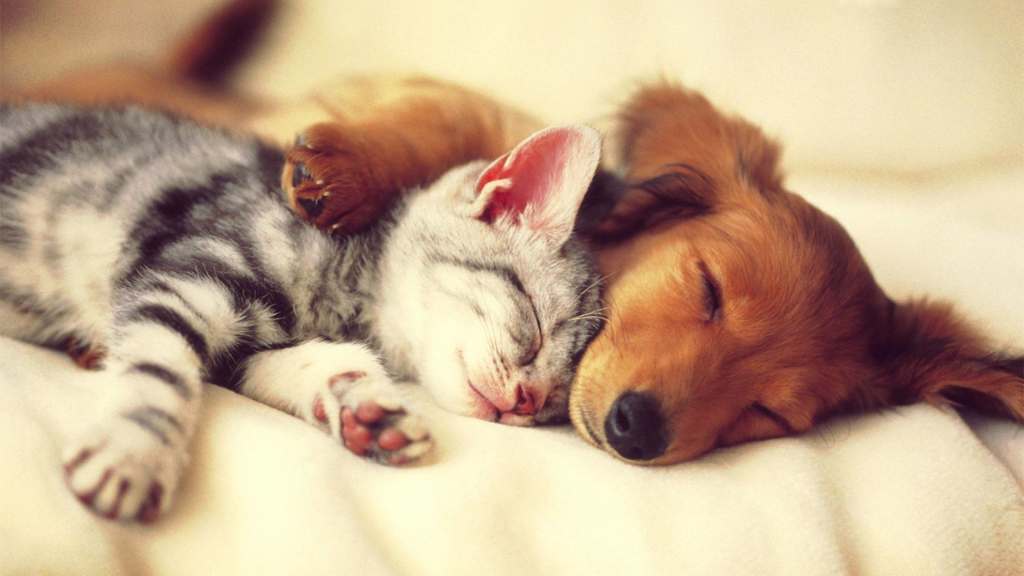
#> input picture image/0302.jpg, 2048 x 1152 px, found by its file name (shown at 1/2 size)
$ jupyter execute Code03.ipynb
#> lines starting #> are read from the running program, lines starting #| are printed output that depends on the picture
<a href="https://colab.research.google.com/github/tackulus/204383/blob/main/Code03.ipynb" target="_parent"></a>

# **03 Histogram Equalization**

> **204383 Image Processing**

---

> **Kasidis Torcharoen (610510531)** \\
**Kittisak Thammawong (610510611)**

[cell 1]
import numpy as np
import cv2 as cv
from google.colab.patches import cv2_imshow
from skimage import io
import matplotlib.pylab as plt

[cell 2]
url = "/content/0302.jpg"

image = io.imread(url)
#> image is the input picture: shape (1152, 2048, 3); mean R, G, B 196.4, 169.2, 140.5
image = cv.resize(image, (512, 288))
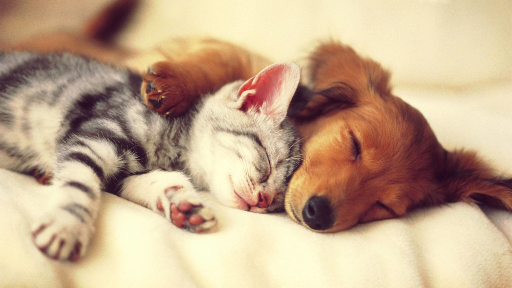
#> image: shape (288, 512, 3); mean R, G, B 196.6, 169.3, 140.6
image = cv.cvtColor(image, cv.COLOR_BGR2RGB)

## **Method 1 : Independent channel equalization.**

---

[cell 3]
def histeq1(im):
    """ Independent channel equalization  """

    saved_lst = []
    im_new = np.array(im)
    for c in range(3):

        # image's channel
        channel = np.array(im_new[:,:,c])

        # histogram
        imhist, bins = np.histogram(channel.flatten(), bins=256, range=(0,256))

        # cumulative distribution function
        # cumulative histogram
        cdf = imhist.cumsum()

        # normalized cumulative histogram
        masked = np.ma.masked_equal(cdf,0)
        normalized = 255 * ( masked - masked.min() ) / ( masked.max() - masked.min() )
        normalized = np.ma.filled(normalized, 0).astype("uint8")

        adjusted = np.array(normalized[channel])
        im_new[:,:,c] = adjusted
        saved_lst.append([channel, adjusted])
#> this loop made 3 passes
#> pass 1, in histeq1, `channel = np.array(im_new[:,:,c])`:
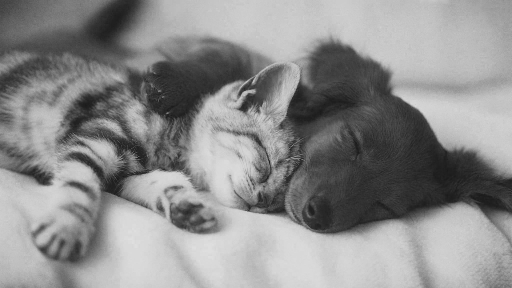
#> channel: shape (288, 512); min 25, max 223, mean 140.6
#> pass 1, in histeq1, `adjusted = np.array(normalized[channel])`:
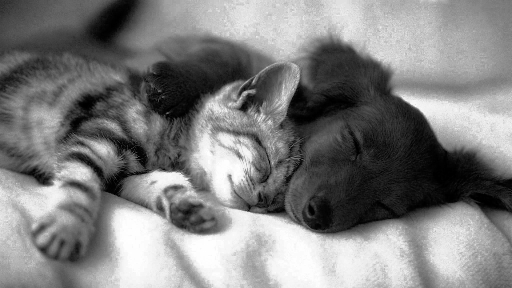
#> adjusted: shape (288, 512); min 0, max 255, mean 127.9
#> after the loop:
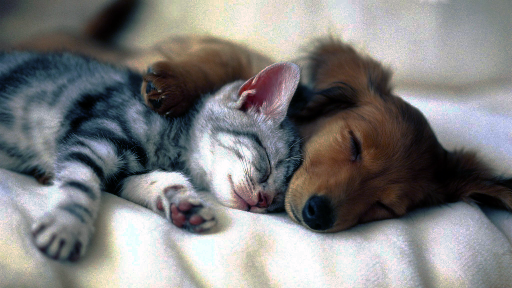
#> im_new: shape (288, 512, 3); mean B, G, R 127.9, 127.9, 128.4
#> after the loop, saved_lst = 3 items

    im_new = im_new.astype("uint8")

    return im_new, zip([image , im_new], *saved_lst)

[cell 4]
new_image1, pact1 = histeq1(image)
frame = cv.hconcat((image, new_image1))
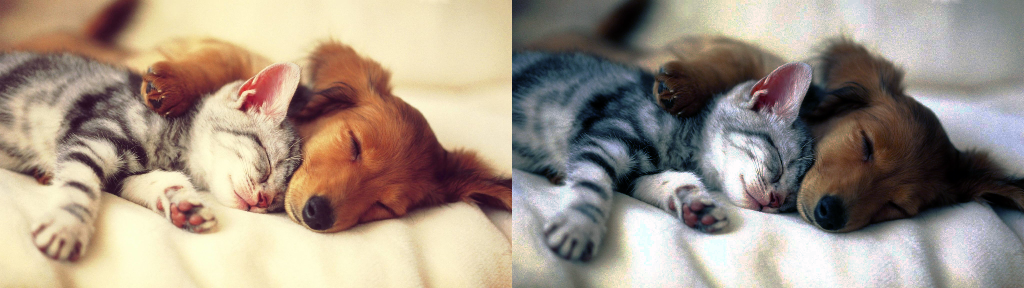
#> frame: shape (288, 1024, 3); mean B, G, R 134.3, 148.6, 162.5
cv2_imshow(frame)

[cell 5]
fig, ax = plt.subplots(2, 3, figsize=(20, 12))

for i, (imx, b, g, r) in enumerate(pact1):
    im = cv.cvtColor(imx, cv.COLOR_RGB2BGR)

    lst = ["image", "new_image"]
    ax[i,0].set_title(lst[i])
    ax[i,0].axis("off")
    ax[i,0].imshow(im)

    ax[i,1].set_title("histogram")
    ax[i,1].set_xlabel("luminance")
    ax[i,1].set_ylabel("pixels")

    for channel, c in zip([b, g, r], ['b', 'g', 'r']):
        ax[i,1].hist(channel.flatten(), bins=256, range=(0,256),
                     color=c, alpha=0.6)

    ax[i,2].set_title("normalized CDF")
    ax[i,2].set_xlabel("luminance")
    ax[i,2].set_ylabel("% pixels")
    for channel, c in zip([b, g, r], ['b', 'g', 'r']):
        ax[i,2].hist(channel.flatten(), bins=256, range=(0,256),
                    color=c, alpha=0.6, histtype='stepfilled',
                    density=True, cumulative=True)
#> this loop made 2 passes
#> lst on passes 1 to 2: ['image', 'new_image'], ['image', 'new_image']
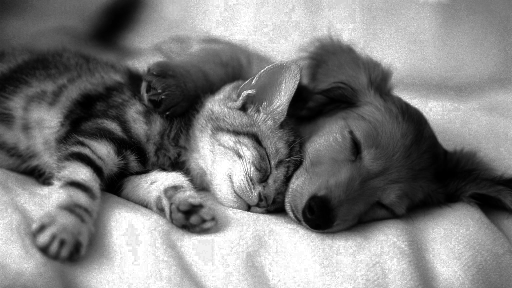
#> channel: shape (288, 512); min 0, max 255, mean 128.4

plt.show()
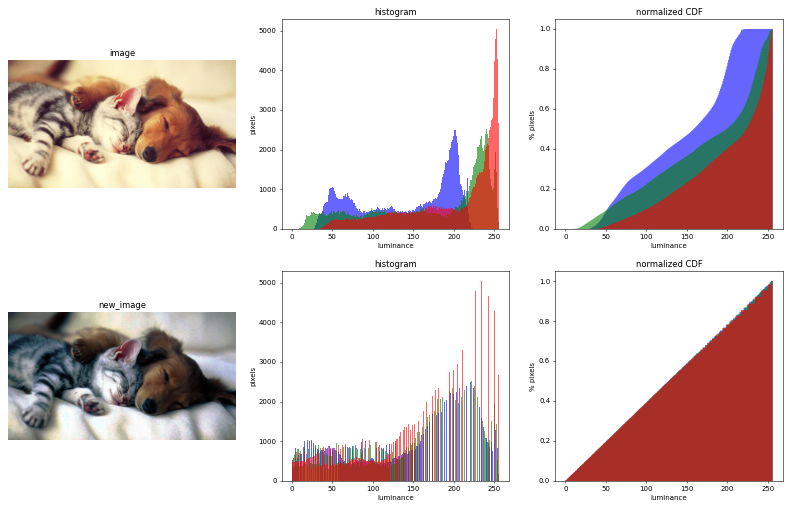
#> figure drawn by matplotlib, 6 panels; panel 2: tallest bar 2501 high, from x = 200 to 201; panel 2: tallest bar 2531 high, from x = 240 to 241; panel 2: tallest bar 5042 high, from x = 252 to 253; panel 5: tallest bar 2501 high, from x = 211 to 212

## **Method 3 : Intensity component equalization.**

---

[cell 6]
def histeq3(im):
    """ Intensity component equalization.  """

    # image's luminance
    im_new = cv.cvtColor(im, cv.COLOR_RGB2YUV)
#> im_new: shape (288, 512, 3); mean of channels 0, 1, 2 163.8, 144.1, 107.6
    luminance = np.array(im_new[:,:,0])

    # histogram
    imhist, bins = np.histogram(luminance.flatten(), bins=256, range=(0,256))
#> imhist = 256 values, max 2902 at index 229, min 0 at index 0, mean 576; bins = 257 values from 0 to 256

    # cumulative distribution function
    # cumulative histogram
    cdf = imhist.cumsum()
#> cdf = 256 values from 0 to 147456

    # normalized cumulative histogram
    masked = np.ma.masked_equal(cdf,0)
    normalized = 255 * ( masked - masked.min() ) / ( masked.max() - masked.min() )
    normalized = np.ma.filled(normalized, 0).astype("uint8")
#> normalized = 256 values from 0 to 255

    adjusted = normalized[luminance]
    im_new[:,:,0] = adjusted
#> im_new: shape (288, 512, 3); mean of channels 0, 1, 2 127.9, 144.1, 107.6
    im_new = cv.cvtColor(im_new, cv.COLOR_YUV2RGB)
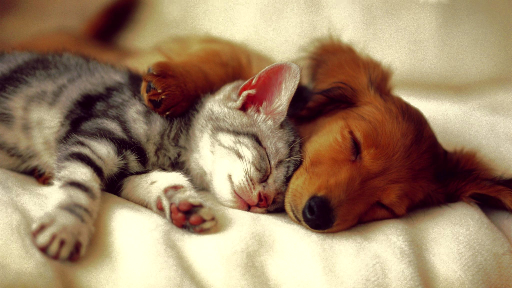
#> im_new: shape (288, 512, 3); mean B, G, R 104.6, 133.3, 160
    im_new = im_new.astype("uint8")

    pact = zip([image , im_new], [luminance, adjusted])

    return ( im_new, pact )

[cell 7]
new_image3, pact3 = histeq3(image)
frame = cv.hconcat((image, new_image3))
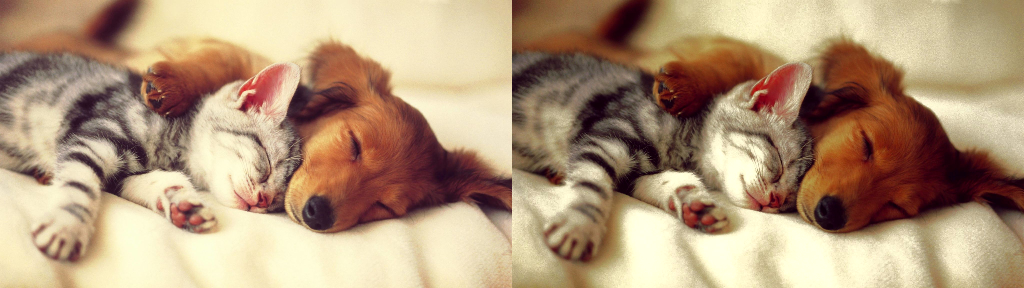
#> frame: shape (288, 1024, 3); mean B, G, R 122.6, 151.3, 178.3
cv2_imshow(frame)

[cell 8]
#@title  { display-mode: "form" }

fig, ax = plt.subplots(2, 3, figsize=(20, 12))

for i, (imx, lum) in enumerate(pact3):
    im = cv.cvtColor(imx, cv.COLOR_RGB2BGR)

    lst = ["image", "new_image"]
    ax[i,0].set_title(lst[i])
    ax[i,0].axis("off")
    ax[i,0].imshow(im)

    ax[i,1].set_title("histogram")
    ax[i,1].set_xlabel("luminance")
    ax[i,1].set_ylabel("pixels")
    ax[i,1].hist(lum.flatten(), bins=256, range=(0,256),
                 color='k', alpha=0.6)

    ax[i,2].set_title("normalized CDF")
    ax[i,2].set_xlabel("luminance")
    ax[i,2].set_ylabel("% pixels")
    ax[i,2].hist(lum.flatten(), bins=256, range=(0,256),
                 color='k', alpha=0.6, histtype='stepfilled',
                 density=True, cumulative=True)

plt.show()
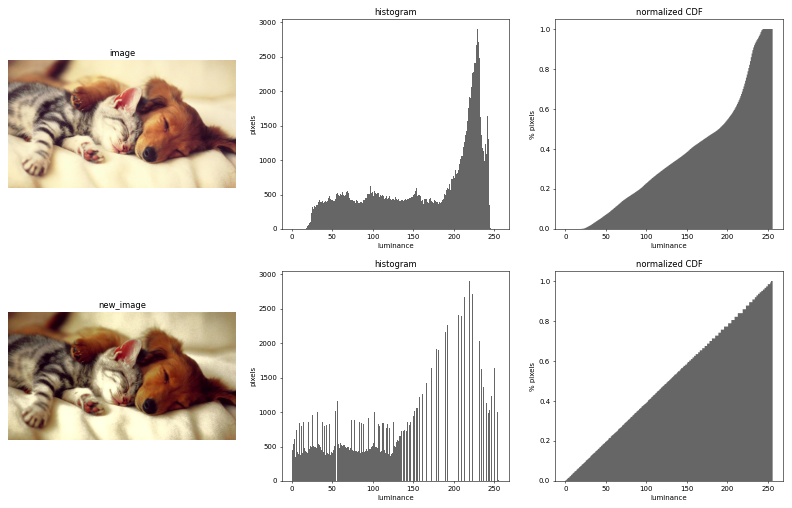
#> figure drawn by matplotlib, 6 panels; panel 2: tallest bar 2902 high, from x = 229 to 230; panel 5: tallest bar 2902 high, from x = 219 to 220

## **Method 4 : Using build-in function** *cv.equalizeHist* .

---

[cell 9]
def histeq2(im):
    """ Histogram equalization of a color image.  """

    im_new = cv.cvtColor(im, cv.COLOR_RGB2YUV)
    im_new[:,:,0] = cv.equalizeHist(im_new[:,:,0])
#> im_new: shape (288, 512, 3); mean of channels 0, 1, 2 128.4, 144.1, 107.6
    im_new = cv.cvtColor(im_new, cv.COLOR_YUV2RGB)

    return im_new

[cell 10]
new_image = histeq2(image)
frame = cv.hconcat((image, new_image))
cv2_imshow(frame)

$ run again, with image/0102.jpg copied over image/0302.jpg
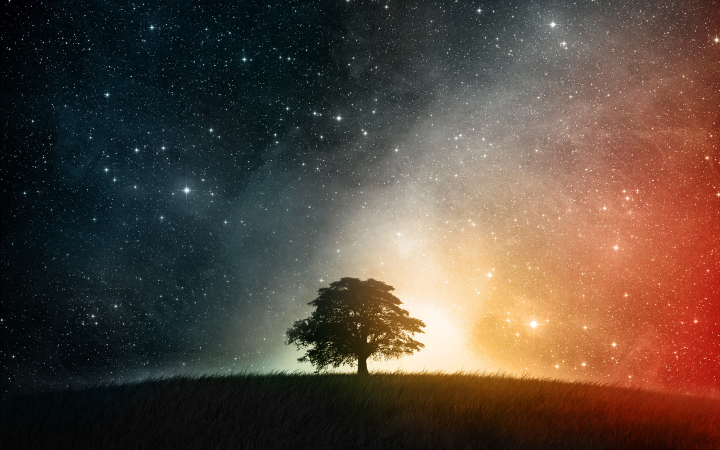
#> input picture image/0102.jpg, 1440 x 900 px, found by its file name (shown at 1/2 size)
#> image is the input picture: shape (900, 1440, 3); mean R, G, B 87.8, 72.1, 60.9
#> after the loop in histeq1, `for c in range(3):`: saved_lst = 3 items
#> the loop `for i, (imx, b, g, r) in enumerate(pact1):` made 2 passes
#> lst on passes 1 to 2: ['image', 'new_image'], ['image', 'new_image']
#> imhist = 256 values, max 2513 at index 15, min 1 at index 251, mean 576; bins = 257 values from 0 to 256
#> cdf = 256 values from 25 to 147456
#> normalized = 256 values from 0 to 255
#> `frame = cv.hconcat((image, new_image3))`:
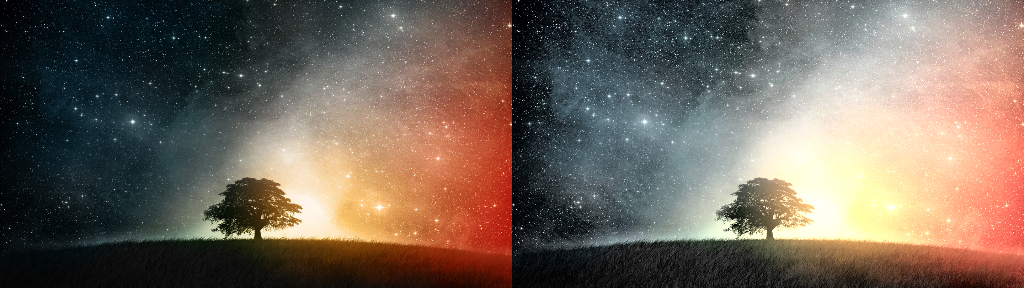
#> frame: shape (288, 1024, 3); mean B, G, R 89.6, 100.6, 113.8
#> the loop `for i, (imx, lum) in enumerate(pact3):` made 2 passes
